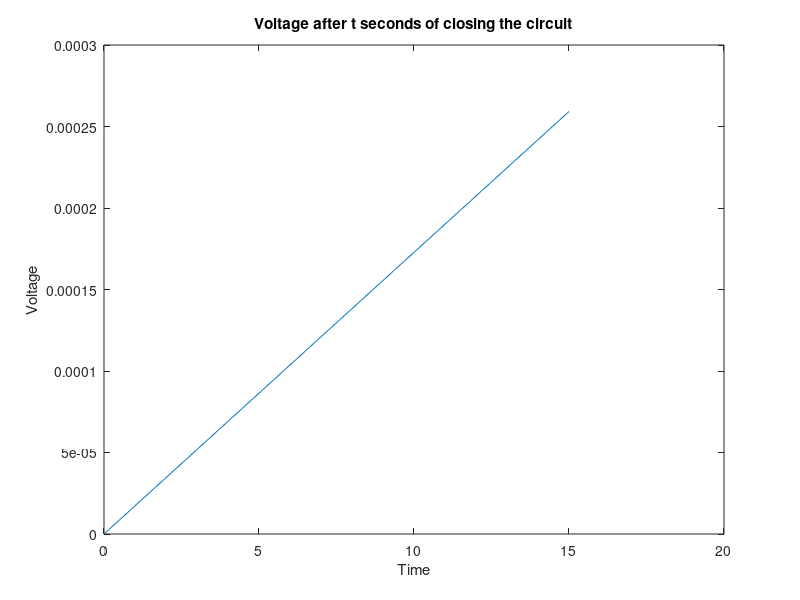

The MATLAB script that drew this image:
t = linspace(0,15,200);
v_0 = 36; r = 2500; c = 1200E-6;
v_c = v_0*(1-exp(-t/r*c));
plot(v_c,t)
plot(t,v_c)
xlabel('Time')
ylabel('Voltage')
title('Voltage after t seconds of closing the circuit')
